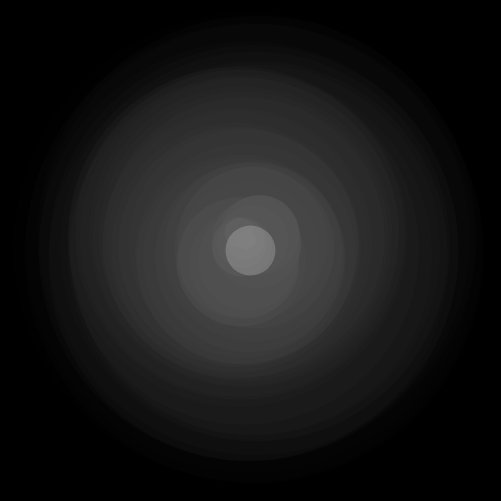
Frame 1 (no input)
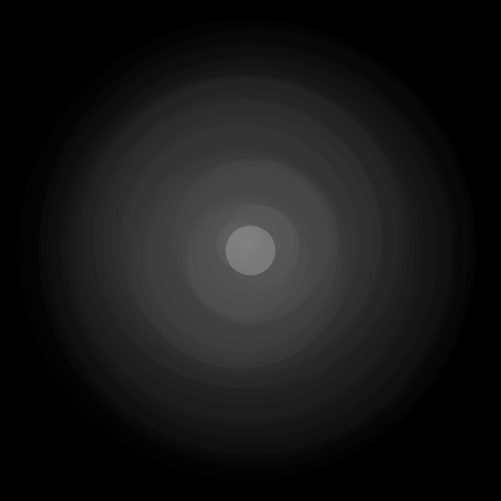
Frame 60 (no input)
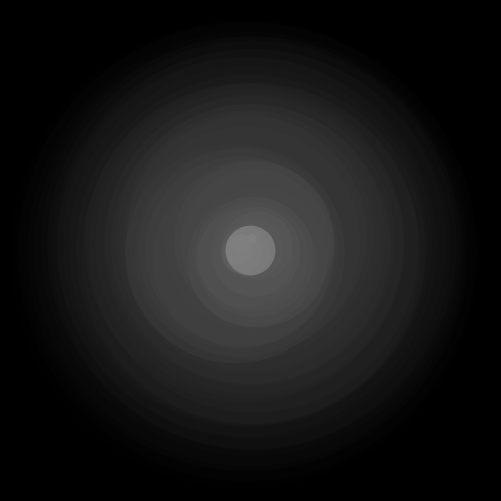
Frame 120 (the mouse pressed at the canvas centre since frame 60)

The p5.js sketch that drew these frames (run headless with seeded random() and noise() and a simulated clock; from frame 60 on, the mouse is pressed at the canvas centre):

// p5.js sketch
// ── sketch.js
let time = 0;

function setup() {
    createCanvas(501, 501);
    noStroke();
}

function draw() {
    background(0);

    let centerX = width / 2;
    let centerY = height / 2;

    for (let r = 250; r > 0; r -= 5) {
        let alpha = map(r, 250, 0, 50, 255);
        let noiseX = noise(r * 0.05, time * 0.1) * 60 - 30;
        let noiseY = noise(r * 0.05 + 50, time * 0.1) * 60 - 30;
        let brightness = map(r, 250, 0, 0, 100);
        fill(brightness, brightness, brightness, alpha);
        ellipse(centerX + noiseX, centerY + noiseY, r * 2);
    }

    // Add a glowing core effect
    fill(255, 50);
    ellipse(centerX, centerY, 50);

    time += 0.05;
}
